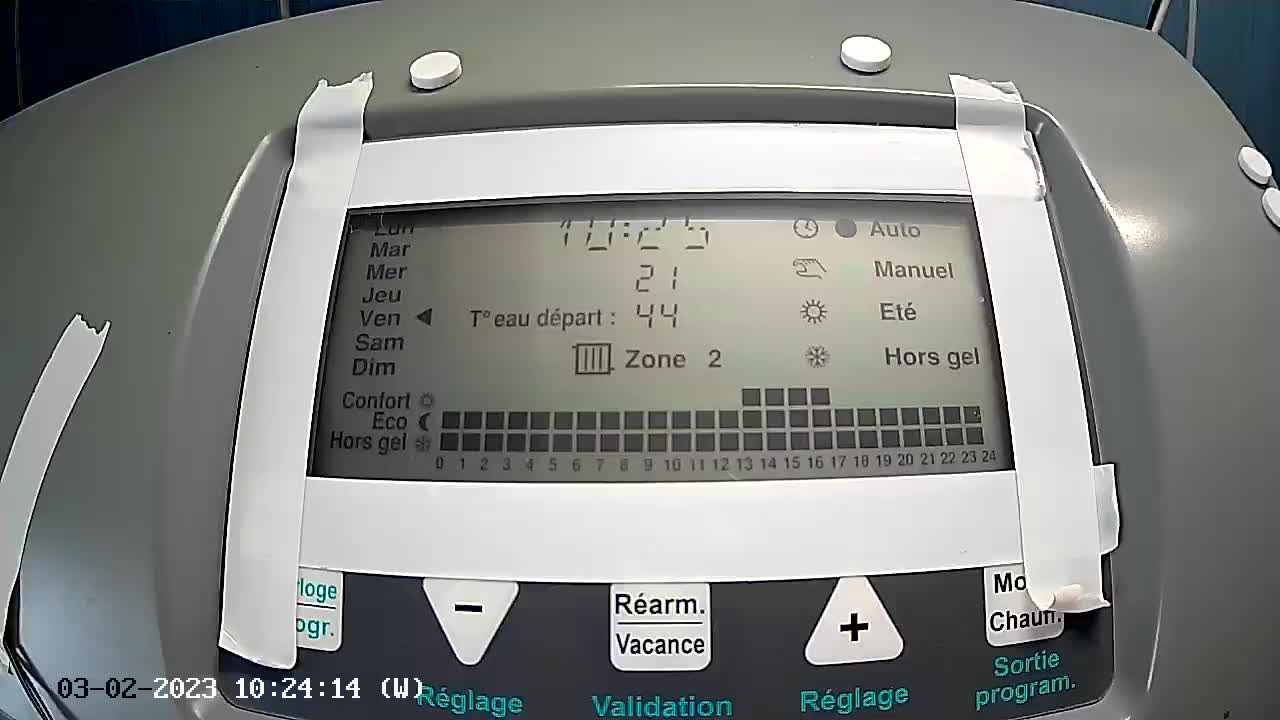
#> input picture lcd_0.png, 1280 x 720 px, found by its file name
$ python hello.py
#> lines starting #> are read from the running program, lines starting #| are printed output that depends on the picture
import appdaemon.plugins.hass.hassapi as hass
#import cv2
#import cv2

import os
import pathlib
import time


class SingleDeformer:

    def getmesh(self, img):
        #Map a target rectangle onto a source quad
        return [(
                # target rectangle
                (0, 0, 730, 320),
                # corresponding source quadrilateral
                (50, 30, 10, 290, 715, 290, 670, 25)
                )]


filepath = os.path.realpath(__file__)
dirpath = os.getcwd()
open("/config/www/auer/readme.txt", "w")

from PIL import Image, ImageOps
from PIL import Image, ImageFilter
# im = Image.open("/config/autosnap.png")
# for i in range(36):
im = Image.open("/config/www/auer/lcd_0.png")
#> im is the input picture: PIL image 1280x720 RGB; mean R, G, B 130.6, 132.6, 130
   # im = im.rotate(i * 10)

left = 300
top = 180
right = 1030
bottom = 500

# Cropped image of above dimension
# (It will not change original image)
imcrop = im.crop((left, top, right, bottom))
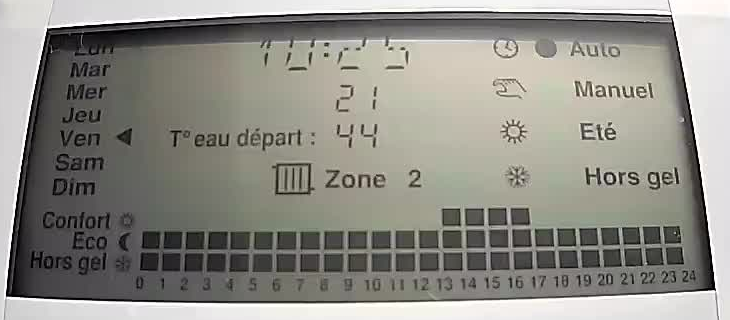
#> imcrop: PIL image 730x320 RGB; mean R, G, B 143.4, 142, 135.1
imcrop.save("/config/www/auer/lcd_crop_0.png")
#edges = im.filter(ImageFilter.FIND_EDGES)
# time.sleep(15)
#edges.save("/config/www/auer/lcd_edge_0.png")
result_image = ImageOps.deform(imcrop, SingleDeformer())
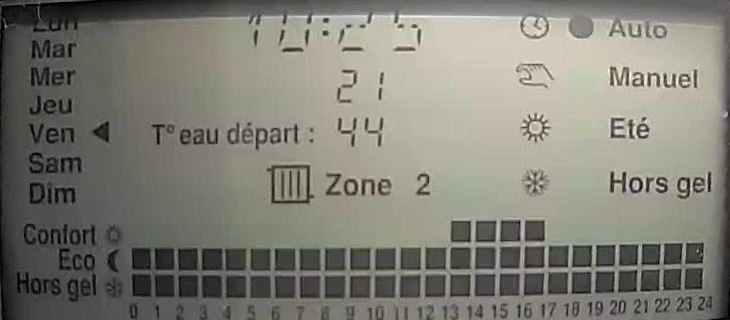
#> result_image: PIL image 730x320 RGB; mean R, G, B 128.5, 127.1, 118
result_image.save("/config/www/auer/imageops-deform.png")


#
# Hellow World App
#
# Args:
#

class HelloWorld(hass.Hass):

  def initialize(self):
     self.log("$$$$$$$$$$$$$$$$Hello from AppDaemon")
     self.log("$$$$$$$$$$$$$$$$You are now ready to run Apps!")
     self.log("*****  " + dirpath)
     self.log("@@@@. " + filepath)
